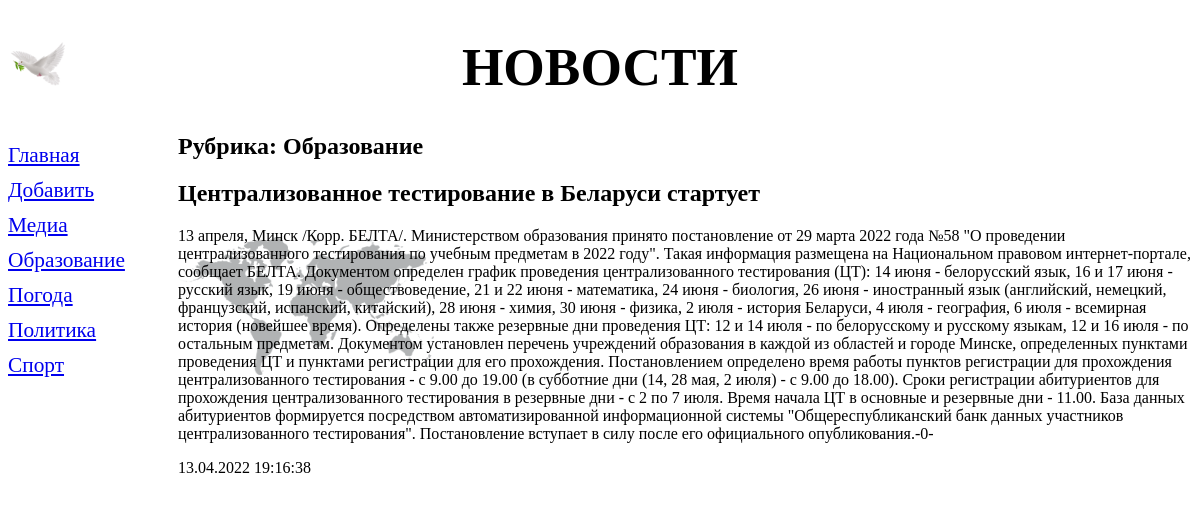
Page /bboard/6/ on the committed database.
### bboard/models.py (models this page shows, shortened)
class Rubric(models.Model):
    name = models.CharField(max_length=20, db_index=True, verbose_name='Haзвaниe')
    class Meta:
        verbose_name_plural = 'Рубрики'
        verbose_name = 'Рубрика'
        ordering = ['name']

class Bb(models.Model):
    title = models.CharField(max_length=50, verbose_name='Событие')
    content = models.TextField(null=True, blank=True, verbose_name='Описание')
    price = models.FloatField(null=True, blank=True, verbose_name='Рейтинг актуальности')
    published = models.DateTimeField(auto_now_add=True, db_index=True, verbose_name='Опубликовано')
    rubric = models.ForeignKey('Rubric', null=True, on_delete=models.PROTECT, verbose_name='Рубрика')
    class Meta:
        verbose_name_plural = 'События'
        verbose_name = 'Событие'
        ordering = ['-published']

### bboard/views.py (the view)
# urls.py: path('<int:rubric_id>/', by_rubric, name='by_rubric'),
def by_rubric(request, rubric_id):
    bbs = Bb.objects.filter(rubric=rubric_id)
    rubrics = Rubric.objects.all()
    current_rubric = Rubric.objects.get(pk=rubric_id)
    context = {'bbs': bbs, 'rubrics': rubrics,
               'current_rubric': current_rubric}
    return render(request, 'bboard/by_rubric.html', context)

### bboard/templates/bboard/by_rubric.html (shortened to what this page needs)
{% extends "layout/basic.html" %}
{% block content %}
<h2>Рубрика: {{ current_rubric.name }}</h2>
{% for bb in bbs %} <div>
<h2>{{ bb.title }}</h2>
<p>{{ bb.content }}</p>
<p>{{ bb.published|date:"d.m.Y H:i:s" }}</p>
</div>
{% endfor %}
{% endblock %}

### bboard/templates/layout/basic.html (shortened to what this page needs)
{% load static %}
{% load static %}
<!DOCTYPE html>
<html>
<head>
    <link rel="stylesheet" type="text/css"
        href="{% static 'bboard/style.css' %}">
</head>
<body>
<header>
    <h1>Новости</h1>
</header>
<nav>
    <a href="{% url 'index' %}">Главная</a>
    <a href="{% url 'add' %}">Добавить</a>
    {% for rubric in rubrics %}
    <a href="{% url 'by_rubric' rubric.pk %}">
        {{ rubric.name }}</a>
    {% endfor %}
</nav>
<section>
    {% block content %} {% endblock %}
</section>
</body>
</html>

### bboard/static/bboard/style.css (style rules this page uses)
header h1 { font-size: 40pt; text-transform: uppercase; text-align: center; background: url("pngegg.png") left / auto 100% no-repeat; }
nav { font-size: 16pt; width: 150px; float: left; }
nav a { display: block; margin: 10px 0px; }
section { margin-left: 170px; background: url("pngwing.png") left / auto 40% no-repeat; }

### rows in the picture
Rubric: name "Медиа"
Rubric: name "Образование"
Rubric: name "Погода"
Rubric: name "Политика"
Rubric: name "Спорт"
Bb: title "Централизованное тестирование в Беларуси стартует", content "13 апреля, Минск /Корр. БЕЛТА/. Министерством образования принято постановление от 29 марта 2022 года №58 \"О проведении централизованного тестирования по учебным предметам в 2022 году\". Такая информация размещена на Национальном правовом интернет-портале, сообщает БЕЛТА. Документом определен график проведения централизованного тестирования (ЦТ): 14 июня - белорусский язык, 16 и 17 июня - русский язык, 19 июня - обществоведение, 21 и 22 июня - математика, 24 июня - биология, 26 июня - иностранный язык (английский, немецкий, французский, испанский, китайский), 28 июня - химия, 30 июня - физика, 2 июля - история Беларуси, 4 июля - география, 6 июля - всемирная история (новейшее время).…", published "13.04.2022 19:16:38"
